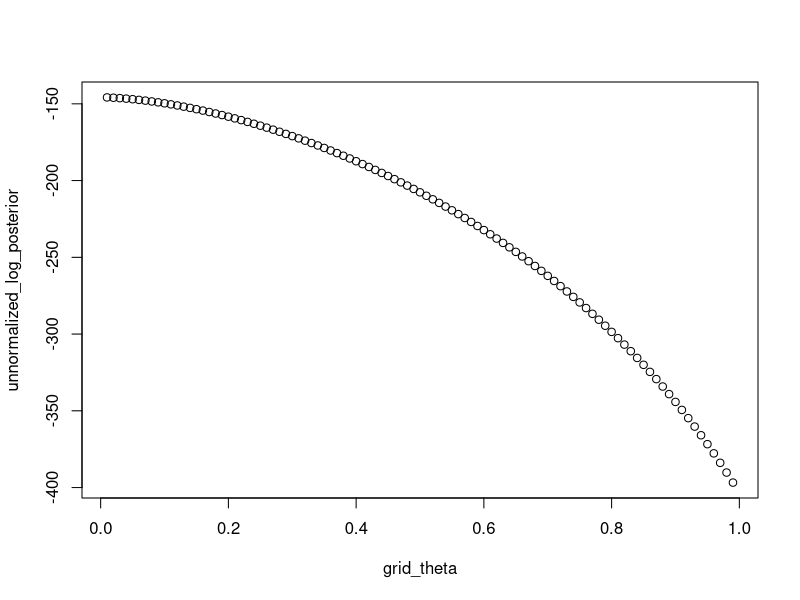
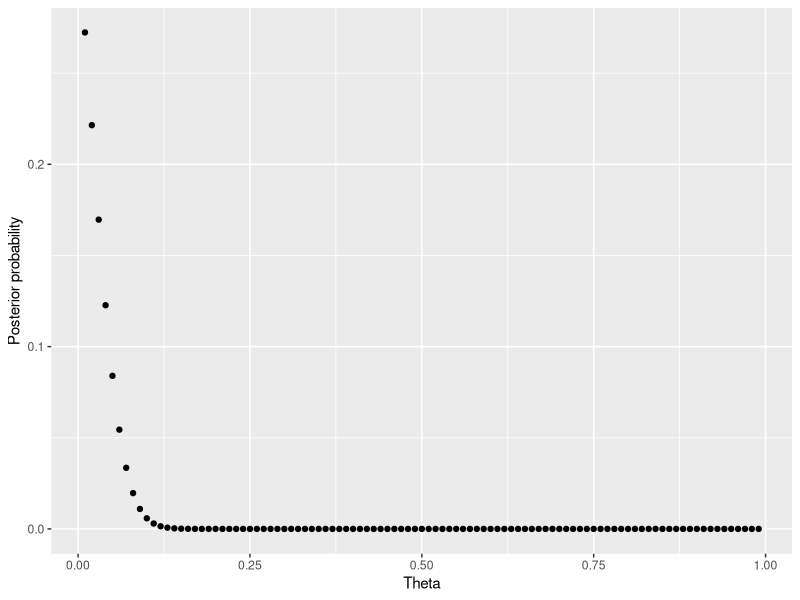
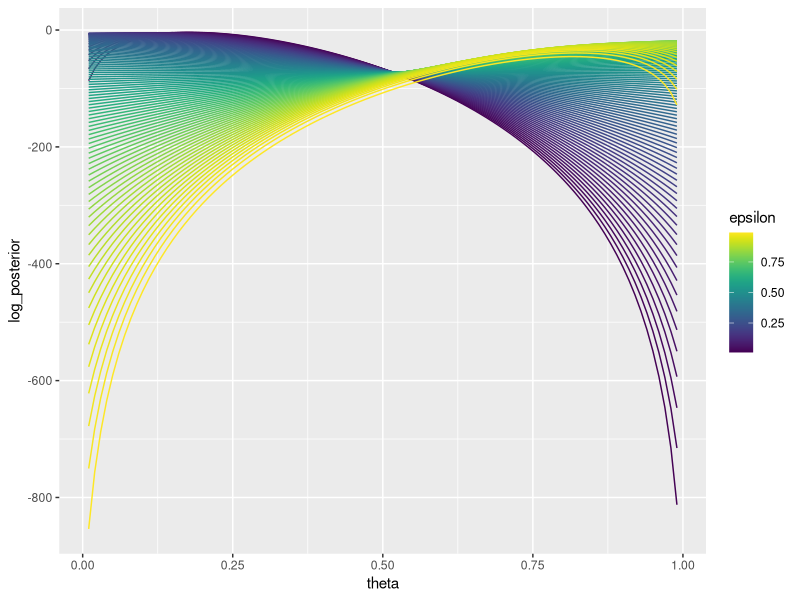
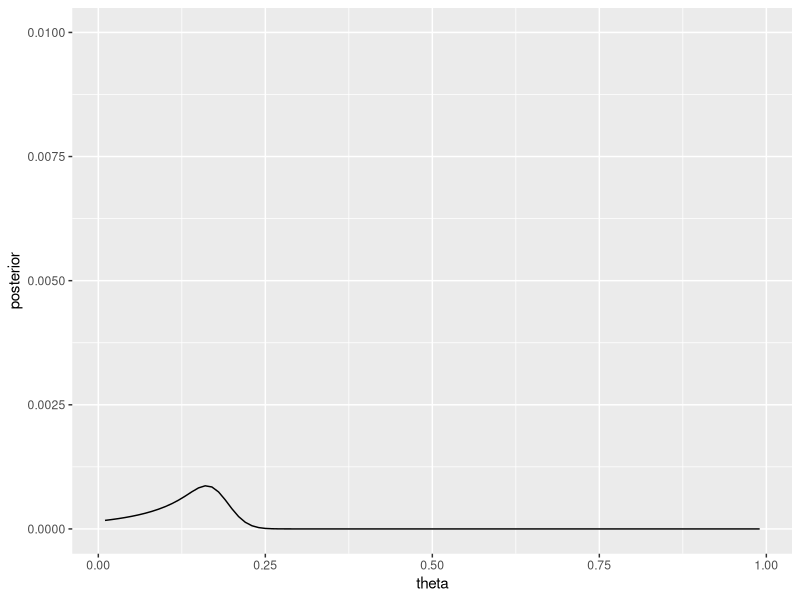

These charts were generated, in order, by the following R code:
## ---- chunk 1
library(tidyverse)
library(matrixStats)
## ---- chunk 2
set.seed(1000)

# perturbs observations with probability epsilon
noisy_observation <- function(y, n = 1, epsilon = .2) {
  ys <- rep(y, n)
  noisy <- rbernoulli(p = epsilon, n = n)
  return(ifelse(noisy, 1-ys, ys))
}

n_samps <- 100 # this is technically j? 

alpha_theta <- 1
beta_theta <- 1

alpha_epsilon <- 1
beta_epsilon <- 10

theta <- .2
epsilon <- .2


# our training data n observations of individual exemplars of this concept y 
y_1 = rbernoulli(p = theta, n = 1)
y_2 = rbernoulli(p = theta, n = 1)
y_3 = rbernoulli(p = theta, n = 1)

# noisy_observation(y = 1, n = 10, epsilon = .2)

z_bar = c(noisy_observation(y = y_1, n = n_samps, epsilon = epsilon),
          noisy_observation(y = y_2, n = n_samps, epsilon = epsilon),
          noisy_observation(y = y_3, n = n_samps, epsilon = epsilon))
## ---- chunk 3
lp_theta_given_z <- function(z_bar, 
                             theta, epsilon, 
                             alpha_theta, beta_theta, 
                             alpha_epsilon, beta_epsilon) {
  lp_z_given_theta(z_bar, theta, epsilon) + 
    lp_theta(theta, alpha_theta, beta_theta) + 
    lp_epsilon(epsilon, alpha_epsilon, beta_epsilon)
}

lp_z_given_theta <- function(z_bar, theta, epsilon) {
  sum(sapply(z_bar, 
             function(x) lp_zij_given_theta(zij = x, 
                                            theta = theta, 
                                            epsilon = epsilon)))
}

lp_zij_given_theta <- function(zij, theta, epsilon) {

  matrixStats::logSumExp(
    c(lp_zij_given_y(zij, 1, epsilon) + 
        lp_yi_given_theta(1, theta),
      lp_zij_given_y(zij, 0, epsilon) + 
        lp_yi_given_theta(0, theta)))
}

lp_yi_given_theta <- function(yi, theta) {
  dbinom(yi, size = 1, prob = theta, log = TRUE)
}

lp_zij_given_y <- function(zij, yi, epsilon) {
  if (zij == yi) {
    log(1-epsilon)
  } else {
    log(epsilon)
  }
}

lp_theta <- function(theta, alpha, beta) {
  dbeta(x = theta, shape1 = alpha, shape2 = beta, 
            log = TRUE)
}

lp_epsilon <- function(theta, alpha, beta) {
  dbeta(x = theta, shape1 = alpha, shape2 = beta, 
            log = TRUE)
}
## ---- chunk 4
lp_zij_given_theta(1, .3, epsilon)
lp_z_given_theta(z_bar, .3, epsilon)
lp_theta_given_z(z_bar, .3, epsilon, alpha_theta, beta_theta, alpha_epsilon, beta_epsilon)
lp_theta_given_z(z_bar, .7, epsilon, alpha_theta, beta_theta, alpha_epsilon, beta_epsilon)
## ---- chunk 5
grid_theta <- seq(0.01, .99, .01)

unnormalized_log_posterior <- sapply(grid_theta, 
                                 function(x) 
                                   lp_theta_given_z(z_bar = z_bar, 
                                                    theta = x, 
                                                    epsilon = epsilon, 
                                                    alpha_theta = alpha_theta, 
                                                    beta_theta = beta_theta,
                                                    alpha_epsilon = alpha_epsilon, 
                                                    beta_epsilon = beta_epsilon))

plot(grid_theta, unnormalized_log_posterior)
## ---- chunk 6
log_posterior = unnormalized_log_posterior - matrixStats::logSumExp(unnormalized_log_posterior)

posterior = exp(log_posterior)

qplot(grid_theta, posterior) + 
  ylab("Posterior probability") +
  xlab("Theta")
## ---- chunk 7
posterior_entropy = sum(- posterior * log(posterior))
posterior_entropy
## ---- chunk 8
grid_theta <- seq(0.01, .99, .01)
grid_epsilon <- seq(0.01, .99, .01)

samps <- expand_grid(theta = grid_theta,
                     epsilon = grid_epsilon) 
  

samps$unnormalized_log_posterior <- mapply(function(x, y) 
                                   lp_theta_given_z(z_bar = z_bar, 
                                                    theta = x, 
                                                    epsilon = y, 
                                                    alpha_theta = alpha_theta, 
                                                    beta_theta = beta_theta,
                                                    alpha_epsilon = alpha_epsilon, 
                                                    beta_epsilon = beta_epsilon), 
                                   samps$theta, 
                                   samps$epsilon)


## ---- chunk 9
samps$log_posterior = samps$unnormalized_log_posterior - matrixStats::logSumExp(samps$unnormalized_log_posterior)

ggplot(samps, 
       aes(x = theta, y = log_posterior, col = epsilon, group = epsilon)) +
  geom_line() + 
  viridis::scale_color_viridis()

## ---- chunk 10
# average = sum(x) / length(x) 
# log average = logsumexp(x)  + log(1/length(x))
 #= log

# log(sum(x)/length(x)) = log(sum(x)) - log(length(x)) = 
 # = log(logsumexp(x)))

theta_posterior <- samps %>%
  group_by(theta) %>%
  summarise(
    log_posterior = matrixStats::logSumExp(log_posterior) + 
              log(1/length(log_posterior))) %>%
  mutate(posterior = exp(log_posterior))

ggplot(theta_posterior, 
       aes(x = theta, y = posterior)) +
  geom_line() + 
  viridis::scale_color_viridis() +
  ylim(0,.01)
  

## ---- chunk 11
samps %>% 
  filter(epsilon == 0.2)
unnormalized_log_posterior 
